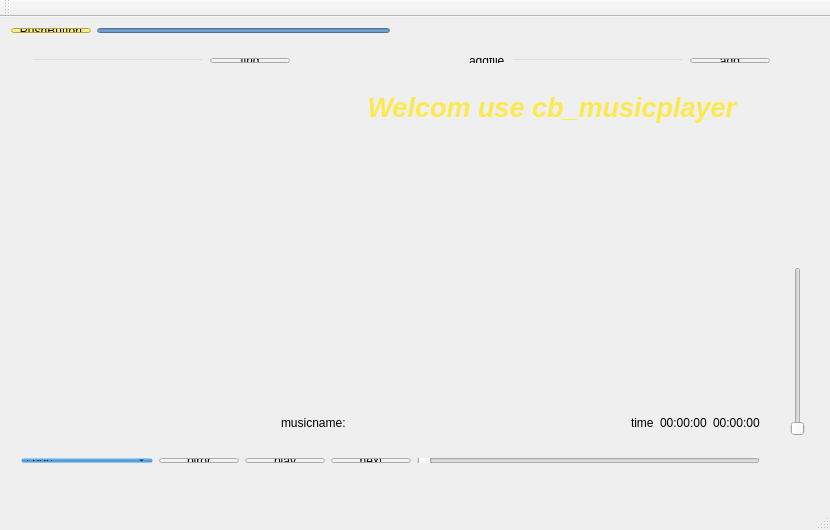
<?xml version="1.0" encoding="UTF-8"?>
<ui version="4.0">
 <class>musicplayer</class>
 <widget class="QMainWindow" name="musicplayer">
  <property name="geometry">
   <rect>
    <x>0</x>
    <y>0</y>
    <width>830</width>
    <height>530</height>
   </rect>
  </property>
  <property name="windowTitle">
   <string>musicplayer</string>
  </property>
  <property name="styleSheet">
   <string notr="true"/>
  </property>
  <widget class="QWidget" name="centralWidget">
   <widget class="QWidget" name="horizontalLayoutWidget_2">
    <property name="geometry">
     <rect>
      <x>270</x>
      <y>390</y>
      <width>501</width>
      <height>31</height>
     </rect>
    </property>
    <layout class="QHBoxLayout" name="horizontalLayout_2">
     <item>
      <widget class="QLabel" name="label_4">
       <property name="text">
        <string>musicname:</string>
       </property>
      </widget>
     </item>
     <item>
      <widget class="QLabel" name="label_3">
       <property name="text">
        <string/>
       </property>
      </widget>
     </item>
     <item>
      <spacer name="horizontalSpacer">
       <property name="orientation">
        <enum>Qt::Horizontal</enum>
       </property>
       <property name="sizeHint" stdset="0">
        <size>
         <width>40</width>
         <height>20</height>
        </size>
       </property>
      </spacer>
     </item>
     <item>
      <widget class="QLabel" name="label_2">
       <property name="text">
        <string>time</string>
       </property>
      </widget>
     </item>
     <item>
      <widget class="QLabel" name="label">
       <property name="text">
        <string>00:00:00</string>
       </property>
      </widget>
     </item>
     <item>
      <widget class="QLabel" name="label_5">
       <property name="text">
        <string>00:00:00</string>
       </property>
      </widget>
     </item>
    </layout>
   </widget>
   <widget class="QTextBrowser" name="textBrowser">
    <property name="geometry">
     <rect>
      <x>280</x>
      <y>70</y>
      <width>500</width>
      <height>300</height>
     </rect>
    </property>
    <property name="font">
     <font>
      <pointsize>20</pointsize>
     </font>
    </property>
    <property name="styleSheet">
     <string notr="true">background-color: transparent;</string>
    </property>
    <property name="html">
     <string>&lt;!DOCTYPE HTML PUBLIC &quot;-//W3C//DTD HTML 4.0//EN&quot; &quot;http://www.w3.org/TR/REC-html40/strict.dtd&quot;&gt;
&lt;html&gt;&lt;head&gt;&lt;meta name=&quot;qrichtext&quot; content=&quot;1&quot; /&gt;&lt;style type=&quot;text/css&quot;&gt;
p, li { white-space: pre-wrap; }
&lt;/style&gt;&lt;/head&gt;&lt;body style=&quot; font-family:'Ubuntu'; font-size:20pt; font-weight:400; font-style:normal;&quot;&gt;
&lt;p style=&quot; margin-top:0px; margin-bottom:0px; margin-left:0px; margin-right:0px; -qt-block-indent:0; text-indent:0px;&quot;&gt;&lt;span style=&quot; font-weight:600; font-style:italic; color:#fce94f;&quot;&gt;           Welcom use cb_musicplayer&lt;/span&gt;&lt;/p&gt;&lt;/body&gt;&lt;/html&gt;</string>
    </property>
   </widget>
   <widget class="QSlider" name="verticalSlider">
    <property name="geometry">
     <rect>
      <x>790</x>
      <y>250</y>
      <width>15</width>
      <height>169</height>
     </rect>
    </property>
    <property name="orientation">
     <enum>Qt::Vertical</enum>
    </property>
   </widget>
   <widget class="QListWidget" name="listWidget">
    <property name="geometry">
     <rect>
      <x>10</x>
      <y>70</y>
      <width>251</width>
      <height>351</height>
     </rect>
    </property>
    <property name="styleSheet">
     <string notr="true">background-color: transparent;</string>
    </property>
   </widget>
   <widget class="QWidget" name="layoutWidget">
    <property name="geometry">
     <rect>
      <x>10</x>
      <y>430</y>
      <width>761</width>
      <height>27</height>
     </rect>
    </property>
    <layout class="QHBoxLayout" name="horizontalLayout">
     <item>
      <widget class="QComboBox" name="comboBox">
       <property name="styleSheet">
        <string notr="true">background-color: rgb(19, 112, 190, 0);</string>
       </property>
       <item>
        <property name="text">
         <string>Loop</string>
        </property>
       </item>
       <item>
        <property name="text">
         <string>CurrentItemInLoop</string>
        </property>
       </item>
       <item>
        <property name="text">
         <string>Random</string>
        </property>
       </item>
      </widget>
     </item>
     <item>
      <widget class="QPushButton" name="pushButton_3">
       <property name="text">
        <string>piror</string>
       </property>
      </widget>
     </item>
     <item>
      <widget class="QPushButton" name="pushButton_2">
       <property name="text">
        <string>play</string>
       </property>
      </widget>
     </item>
     <item>
      <widget class="QPushButton" name="pushButton">
       <property name="text">
        <string>next</string>
       </property>
      </widget>
     </item>
     <item>
      <widget class="QSlider" name="horizontalSlider">
       <property name="orientation">
        <enum>Qt::Horizontal</enum>
       </property>
      </widget>
     </item>
    </layout>
   </widget>
   <widget class="QWidget" name="layoutWidget">
    <property name="geometry">
     <rect>
      <x>20</x>
      <y>30</y>
      <width>761</width>
      <height>27</height>
     </rect>
    </property>
    <layout class="QHBoxLayout" name="horizontalLayout_3">
     <item>
      <widget class="QLineEdit" name="lineEdit">
       <property name="styleSheet">
        <string notr="true">background-color: transparent;</string>
       </property>
      </widget>
     </item>
     <item>
      <widget class="QPushButton" name="pushButton_4">
       <property name="styleSheet">
        <string notr="true"/>
       </property>
       <property name="text">
        <string>find</string>
       </property>
      </widget>
     </item>
     <item>
      <spacer name="horizontalSpacer_2">
       <property name="orientation">
        <enum>Qt::Horizontal</enum>
       </property>
       <property name="sizeHint" stdset="0">
        <size>
         <width>40</width>
         <height>20</height>
        </size>
       </property>
      </spacer>
     </item>
     <item>
      <widget class="QLabel" name="label_7">
       <property name="text">
        <string>addfile</string>
       </property>
      </widget>
     </item>
     <item>
      <widget class="QLineEdit" name="lineEdit_2">
       <property name="styleSheet">
        <string notr="true">background-color: transparent;</string>
       </property>
      </widget>
     </item>
     <item>
      <widget class="QPushButton" name="pushButton_5">
       <property name="styleSheet">
        <string notr="true"/>
       </property>
       <property name="text">
        <string>add</string>
       </property>
      </widget>
     </item>
    </layout>
   </widget>
   <widget class="QWidget" name="layoutWidget">
    <property name="geometry">
     <rect>
      <x>0</x>
      <y>0</y>
      <width>401</width>
      <height>27</height>
     </rect>
    </property>
    <layout class="QHBoxLayout" name="horizontalLayout_4">
     <item>
      <widget class="QPushButton" name="pushButton_6">
       <property name="styleSheet">
        <string notr="true">background-color: rgb(252, 233, 79);</string>
       </property>
       <property name="text">
        <string>PushButton</string>
       </property>
      </widget>
     </item>
     <item>
      <widget class="QLineEdit" name="lineEdit_3">
       <property name="styleSheet">
        <string notr="true">background-color: rgb(114, 159, 207);</string>
       </property>
      </widget>
     </item>
    </layout>
   </widget>
   <widget class="QWidget" name="gridLayoutWidget">
    <property name="geometry">
     <rect>
      <x>320</x>
      <y>130</y>
      <width>421</width>
      <height>221</height>
     </rect>
    </property>
    <layout class="QGridLayout" name="gridLayout"/>
   </widget>
  </widget>
  <widget class="QMenuBar" name="menuBar">
   <property name="geometry">
    <rect>
     <x>0</x>
     <y>0</y>
     <width>830</width>
     <height>22</height>
    </rect>
   </property>
  </widget>
  <widget class="QToolBar" name="mainToolBar">
   <attribute name="toolBarArea">
    <enum>TopToolBarArea</enum>
   </attribute>
   <attribute name="toolBarBreak">
    <bool>false</bool>
   </attribute>
  </widget>
  <widget class="QStatusBar" name="statusBar"/>
 </widget>
 <layoutdefault spacing="6" margin="11"/>
 <resources/>
 <connections/>
</ui>
